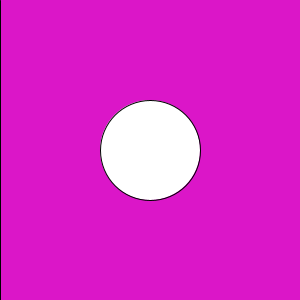
Frame 1 (no input)
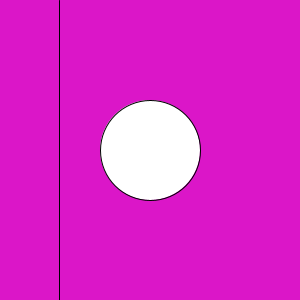
Frame 60 (the mouse pressed at the canvas centre just before this capture)
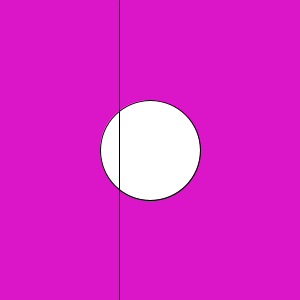
Frame 120 (the mouse held since frame 60 and released just before this capture)

The Processing sketch that drew these frames (run headless with seeded random() and noise(); from frame 60 on, the mouse is pressed at the canvas centre):

// Processing sketch: sketch_171002b
// ── sketch_171002b.pde

int x = 0;

void setup() {
  size(300, 300);
  frameRate(30);
}

void draw() {
  background(#DB16C8);
  if (x < width/2) {
    ellipse(width/2, height/2, 100, 100);
  } else {
    rectMode(CENTER);
    rect(width/2, height/2, 100, 100);
  }
  line(x, height, x, 0);
  x = x+1;
  if (x > width) {
    x = 0;
  }
}
